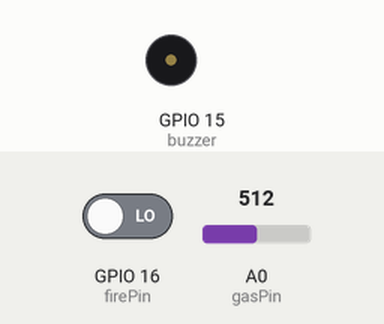
Recording of a sketch running on a simulated ESP8266 (NodeMCU). Parts: buzzer (waves = sounding, pin HIGH). The test bench sets the inputs (shaded band); at power-on: A0 (gasPin) = 512, GPIO 16 (firePin) LOW. WiFi joins after 1.5 s; servers stay silent unless stated; uploads are accepted with an empty reply; what the sketch prints to the serial monitor is not drawn.

Above: at 7.7 s.
7.8 s: A0 (gasPin) set to 784
10.8 s: A0 (gasPin) set to 815
At 12.73 s:
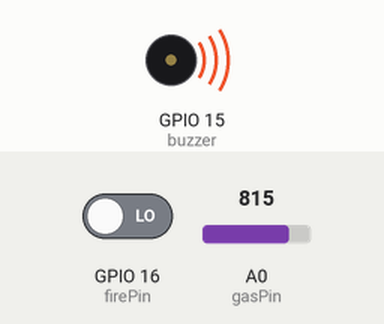
16.9 s: GPIO 16 (firePin) driven HIGH
Timing chart, 0 to 29.3 s (numbered marks = the images above; inputs shaded):
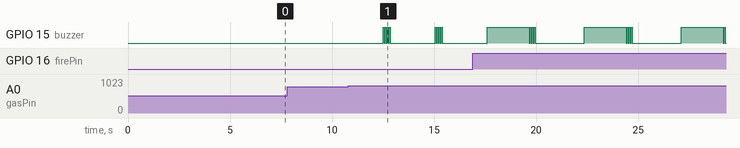

Measured:
- the behaviour switches between 799 and 800 on A0 (gasPin) (found by bisection; images 0 and 1)
- after the input at 7.8 s, every drawn part: stays the same
- after the input at 10.8 s, GPIO 15 (buzzer): goes 3 × (HIGH 0.05 s, LOW 0.05 s), HIGH 0.05 s, LOW 2.2 s, 3 × (HIGH 0.05 s, LOW 0.05 s), HIGH 0.05 s, then LOW, starting after 1.7 s

The sketch:

proyecto_incendios_y_gas.ino
```cpp
#include <Arduino.h>
#include <ESP8266WiFi.h>
#include <ESP8266HTTPClient.h>
#include <WiFiClient.h>

// Reemplazar con los datos de tu red wifi
const char* ssid = "JAJAJA";
const char* password = "";


const int buzzer = 15;// Pin para el buzzer
String mensaje = "";
const int firePin = 16;//pin para el sensor de fuego
const int gasPin = A0;//Pin para el sensor de gas
int gasValor = 0;
int fireValor = 0;

const String url = "http://192.168.0.17/deteccion-incendios/info-sensores.php";
const String correo = "franklin9perez952012@gmail.com";

//variables para verificar fuga y fuego
int fugaGas = 0; // 0 indica que no hay fuga
int fuegoDetectado = 0; // 0 indica que no hay fuego

////Setup////
void setup() {
  delay(5000);
  Serial.begin(115200);
  pinMode(buzzer, OUTPUT);//El pin del buzzer como salida
  // Intenta conectarse a la red Wifi:
  Serial.print("Conectando a la red wifi... ");
  Serial.println(ssid);
  //Seteo de la red Wifi
  WiFi.mode(WIFI_STA);
  WiFi.begin(ssid, password);

  while (WiFi.status() != WL_CONNECTED) {
    Serial.print(".");
    delay(500);
  }
  Serial.println("");
  Serial.println("Conectado a la red wifi!!!");
  Serial.print("Dirección ip: ");
  Serial.println(WiFi.localIP());//Imprimimos la direción ip local

}
/////loop//////
void loop() {
   delay(2000);

     Serial.println("Sistema preparado!");
   //Lectura de los sensores
     fireValor = digitalRead(firePin);
     gasValor = analogRead(gasPin);
  Serial.print("Sensor fuego: ");
  Serial.println(fireValor);  //Envío del valor al puerto serie
  Serial.print("Sensor gas: ");
  Serial.println(gasValor);  //Envío del valor al puerto serie

  if(fireValor == 1){
    Serial.println("Fuego detectado!");
    mensaje = "Se ha detectado fuego";//Mensaje
    fuegoDetectado = 1;
    digitalWrite(buzzer, HIGH);
    delay(2000);
    digitalWrite(buzzer, LOW);
  }

    if(gasValor >= 800){
    Serial.println("Escape de gas detectado!");
    mensaje = "Escape de gas detectado!";//Mensaje
    fugaGas = 1;
    digitalWrite(buzzer, HIGH);
    delay(50);
    digitalWrite(buzzer, LOW);
    delay(50);
    digitalWrite(buzzer, HIGH);
    delay(50);
    digitalWrite(buzzer, LOW);
    delay(50);
    digitalWrite(buzzer, HIGH);
    delay(50);
    digitalWrite(buzzer, LOW);
    delay(50);
    digitalWrite(buzzer, HIGH);
    delay(50);
    digitalWrite(buzzer, LOW);
    }

   if(WiFi.status()== WL_CONNECTED){   //Check WiFi connection status
    WiFiClient client;
    HTTPClient http;
    if(fugaGas==1){

    String datos_a_enviar = "alarma_gas=fuga de gas detectada&correo="+correo;

    http.begin(client, url);        //Indicamos el destino
    http.addHeader("Content-Type", "application/x-www-form-urlencoded"); //Preparamos el header text/plain si solo vamos a enviar texto plano sin un paradigma llave:valor.
    int codigo_respuesta = http.POST(datos_a_enviar);   //Enviamos el post pasándole, los datos que queremos enviar. (esta función nos devuelve un código que guardamos en un int)
    if(codigo_respuesta>0){
      Serial.println("Código HTTP ► " + String(codigo_respuesta));   //Print return code
      if(codigo_respuesta == 200){
        String cuerpo_respuesta = http.getString();
        Serial.println("El servidor respondió ▼ ");
        Serial.println(cuerpo_respuesta);
        fugaGas = 0; // resetear la alarma

      }
    }else{
     Serial.print("Error enviando POST, código: ");
     Serial.println(codigo_respuesta);
    }
    http.end();  //libero recursos
    }

    if(fuegoDetectado==1){
        String datos_a_enviar = "alarma_fuego=fuego detectado&correo="+correo;

        http.begin(client, url);        //Indicamos el destino
        http.addHeader("Content-Type", "application/x-www-form-urlencoded"); //Preparamos el header text/plain si solo vamos a enviar texto plano sin un paradigma llave:valor.
        int codigo_respuesta = http.POST(datos_a_enviar);   //Enviamos el post pasándole, los datos que queremos enviar. (esta función nos devuelve un código que guardamos en un int)
        if(codigo_respuesta>0){
          Serial.println("Código HTTP ► " + String(codigo_respuesta));   //Print return code
          if(codigo_respuesta == 200){
            String cuerpo_respuesta = http.getString();
            Serial.println("El servidor respondió ▼ ");
            Serial.println(cuerpo_respuesta);
            fuegoDetectado = 0; // reseteando la alarma
          }
        }else{
        Serial.print("Error enviando POST, código: ");
        Serial.println(codigo_respuesta);
        }
        http.end();  //libero recursos
        }
  }else{

     Serial.println("Error en la conexión WIFI");

  }

}
```
